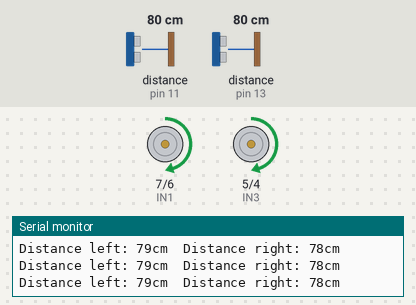
A sketch run on a simulated Arduino Uno, built with avr-gcc and run on an emulated ATmega328P. On the bench: motor-driver pin pairs drawn as motors (green arrow = first pin HIGH = forward, orange = second pin HIGH = backward, longer = more drive, scaled by the enable pin), the last lines printed to the serial monitor. Wiring (inferred from the names in the program): 2 × ultrasonic range finder: trigger pin 8, echo pin 11 / trigger pin 12, echo pin 13. The test bench sets the inputs (shaded band); at power-on: distance to the obstacle (sensors on pin 11, pin 13) 80 cm. The echo pulse lasts 58.3 µs per cm.

Above: at 1.2 s.
1.3 s: distance to the obstacle (sensor on pin 11) set to 27 cm
4.3 s: distance to the obstacle (sensor on pin 11) set to 22 cm
At 4.7 s:
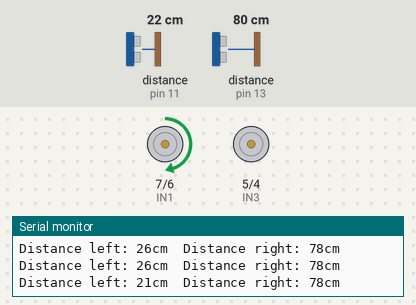
10.3 s: distance to the obstacle (sensor on pin 11) set to 299 cm
At 10.62 s:
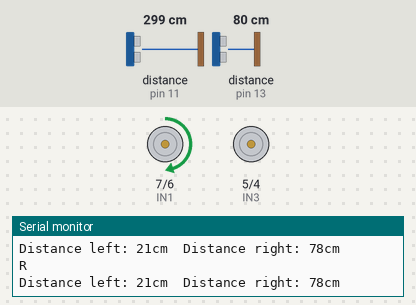
11.9 s: distance to the obstacle (sensor on pin 13) set to 28 cm
14.9 s: distance to the obstacle (sensor on pin 13) set to 23 cm
At 15.29 s:
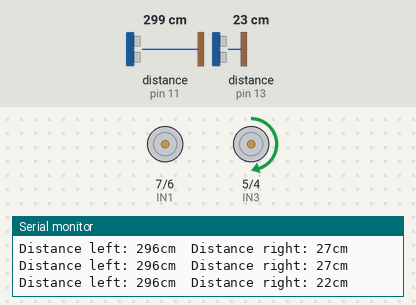
Timing chart, 0 to 18.9 s (numbered marks = the images above; inputs shaded):
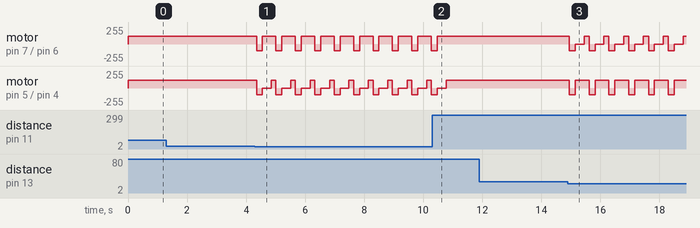

Measured:
- the behaviour switches between 26 and 25 cm on distance to the obstacle (sensor on pin 11) (found by bisection; images 0 and 1)
- the behaviour switches between 26 and 25 cm on distance to the obstacle (sensor on pin 13) (found by bisection; images 2 and 3)
- after the input at 4.3 s, motor on pin 7 (IN1) / pin 6 (IN2): alternates forward 120/255 for 0.46 s and backward 100/255 for 0.20 s, starting after 0.05 s; motor on pin 5 (IN3) / pin 4 (IN4): forward 120/255 → backward 100/255 after 0.05 s, then repeats every 0.66 s: stopped 0.30 s, forward 120/255 0.16 s, backward 100/255 0.20 s
- after the input at 10.3 s, motor on pin 7 (IN1) / pin 6 (IN2): goes on until 10.5 s, then stays forward 120/255; motor on pin 5 (IN3) / pin 4 (IN4): goes on until 10.8 s, then stays forward 120/255
- after the input at 14.9 s, motor on pin 7 (IN1) / pin 6 (IN2): forward 120/255 → backward 100/255 after 0.05 s, then repeats every 0.67 s: stopped 0.30 s, forward 120/255 0.17 s, backward 100/255 0.20 s; motor on pin 5 (IN3) / pin 4 (IN4): alternates forward 120/255 for 0.47 s and backward 100/255 for 0.20 s, starting after 0.05 s

The sketch:

Master_car.ino
```cpp
// Define pins for motor driver module
#define IN1 7
#define IN2 6
#define IN3 5
#define IN4 4
#define ENA 9
#define ENB 10
// Define pins for ultrasonic sensors
#define trigPinLeft 8
#define echoPinLeft 11
#define trigPinRight 12
#define echoPinRight 13
// Define variables for distance readings
long durationLeft, distanceLeft;
long durationRight, distanceRight;
int v ;


void setup() {
  // put your setup code here, to run once:
  pinMode(IN1,OUTPUT);
  pinMode(IN2,OUTPUT);
  pinMode(IN3,OUTPUT);
  pinMode(IN4,OUTPUT);
  pinMode(ENA,OUTPUT);
  pinMode(ENB,OUTPUT);

  // Set ultrasonic sensor pins as input/output
  pinMode(trigPinLeft, OUTPUT);
  pinMode(echoPinLeft, INPUT);
  pinMode(trigPinRight, OUTPUT);
  pinMode(echoPinRight, INPUT);

  // Initialize serial communication
  Serial.begin(9600);

}
void loop()
{
  // Read distance from left sensor
  digitalWrite(trigPinLeft, LOW);
  delayMicroseconds(2);
  digitalWrite(trigPinLeft, HIGH);
  delayMicroseconds(10);
  digitalWrite(trigPinLeft, LOW);
  durationLeft = pulseIn(echoPinLeft, HIGH);
  distanceLeft = durationLeft * 0.034 / 2;

  // Read distance from right sensor
  digitalWrite(trigPinRight, LOW);
  delayMicroseconds(2);
  digitalWrite(trigPinRight, HIGH);
  delayMicroseconds(10);
  digitalWrite(trigPinRight, LOW);
  durationRight = pulseIn(echoPinRight, HIGH);
  distanceRight = durationRight * 0.034 / 2;

  // Print distance readings to serial monitor
  Serial.print("Distance left: ");
  Serial.print(distanceLeft);
  Serial.print("cm");
  Serial.print("\t");
  Serial.print("Distance right: ");
  Serial.print(distanceRight);
  Serial.println("cm");
  // Check for obstacles and adjust motor speed accordingly
  if (distanceLeft < 25  )
  {

       backward();
       delay(200);
      TurnRight();
      delay(150);
      forward();
      Serial.println('R');
  }
 else if(distanceRight < 25 )
  {


       backward();
       delay(200);

      TurnLeft();
      delay(150);
      forward();

      Serial.println('L');

  }
  else
  {
    forward();
  }
}

void forward()
{
  analogWrite(ENA,120);
  analogWrite(ENB,120);

  digitalWrite(IN1,HIGH);
  digitalWrite(IN2,LOW);
  digitalWrite(IN3,HIGH);
  digitalWrite(IN4,LOW);

}
void backward()
{

  analogWrite(ENA,100);
  analogWrite(ENB,100);

  digitalWrite(IN1,LOW);
  digitalWrite(IN2,HIGH);
  digitalWrite(IN3,LOW);
  digitalWrite(IN4,HIGH);
}


void TurnRight()
{
  analogWrite(ENA,120);
  analogWrite(ENB,120);

  digitalWrite(IN1,HIGH);
  digitalWrite(IN2,LOW);
  digitalWrite(IN3,LOW);
  digitalWrite(IN4,LOW);

  delay(300);

  digitalWrite(IN1,HIGH);
  digitalWrite(IN2,LOW);
  digitalWrite(IN3,HIGH);
  digitalWrite(IN4,LOW);

}

void TurnLeft()
{
  analogWrite(ENA,120);
  analogWrite(ENB,120);

  digitalWrite(IN1,LOW);
  digitalWrite(IN2,LOW);
  digitalWrite(IN3,HIGH);
  digitalWrite(IN4,LOW);

  delay(300);

  digitalWrite(IN1,HIGH);
  digitalWrite(IN2,LOW);
  digitalWrite(IN3,HIGH);
  digitalWrite(IN4,LOW);

}
void movestop()
{
  digitalWrite(IN1,LOW);
  digitalWrite(IN2,LOW);
  digitalWrite(IN3,LOW);
  digitalWrite(IN4,LOW);
}
```
